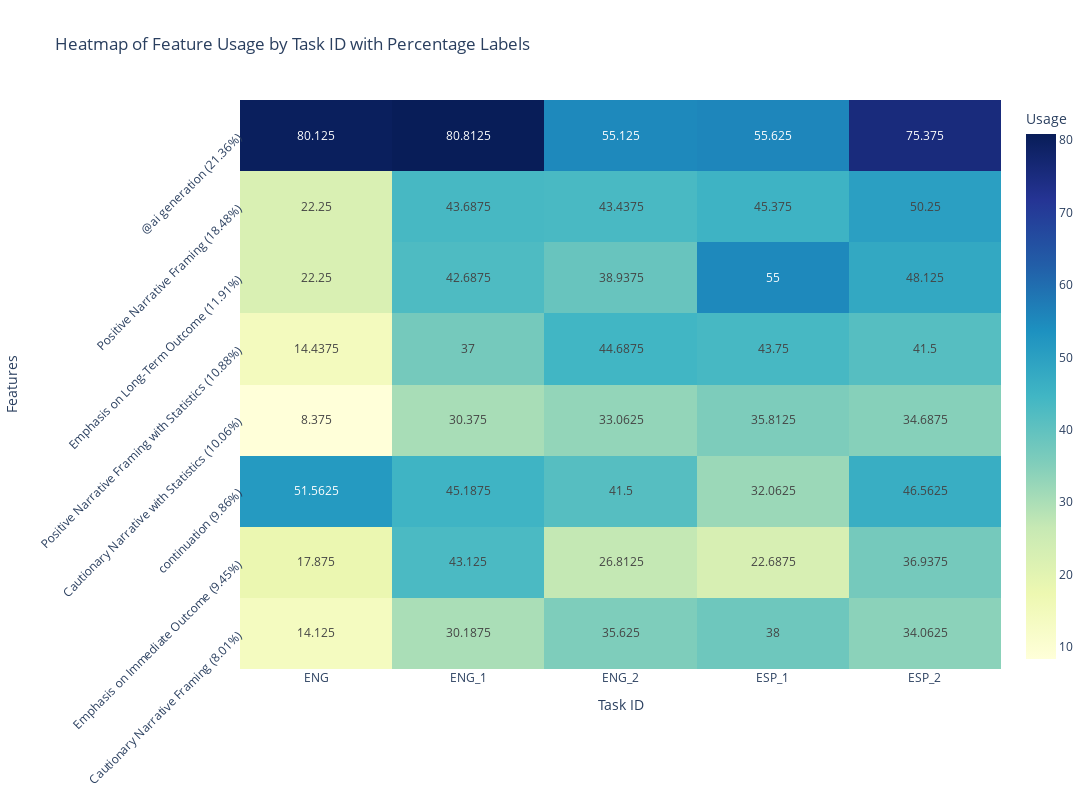

The notebook cell this image was saved under:
### Code cell
fig = px.imshow(grouped_feature_usage_sorted.T, 
                labels=dict(x="Task ID", y="Features", color="Usage"),
                # x=heatmap_data.columns,
                # y=heatmap_data.index,
                color_continuous_scale="YlGnBu",
                text_auto=True,
                aspect='auto')

# # Adjust the figure size to match the Seaborn plot
fig.update_layout(title="Heatmap of Feature Counts by Task ID",
                  xaxis_title="Task ID",
                  yaxis_title="Features",
                  width=1200,  # Set width to match Seaborn
                  height=800,  # Set height to match Seaborn
                  margin=dict(l=80, r=80, t=100, b=80))  # Adjust margi

fig.update_layout(
    title="Heatmap of Feature Usage by Task ID with Percentage Labels",
    xaxis_title="Task ID",
    yaxis_title="Features",
    yaxis_tickangle=-45
)

fig.write_image("../figures/results/stage2_usefulness_with_count.pdf")

fig.show()

### Figure 1 — Plotly figure (JSON) as saved in the notebook; plotly's stock layout.template omitted (floating-point values rounded to 4 significant figures)
{"data": [{"coloraxis": "coloraxis", "hovertemplate": "Task ID: %{x}<br>Features: %{y}<br>Usage: %{z}<extra></extra>", "name": "0", "texttemplate": "%{z}", "type": "heatmap", "x": ["ENG", "ENG_1", "ENG_2", "ESP_1", "ESP_2"], "xaxis": "x", "y": ["@ai generation (21.36%)", "Positive Narrative Framing (18.48%)", "Emphasis on Long-Term Outcome (11.91%)", "Positive Narrative Framing with Statistics (10.88%)", "Cautionary Narrative with Statistics (10.06%)", "continuation (9.86%)", "Emphasis on Immediate Outcome (9.45%)", "Cautionary Narrative Framing (8.01%)"], "yaxis": "y", "z": [[80.12, 80.81, 55.12, 55.62, 75.38], [22.25, 43.69, 43.44, 45.38, 50.25], [22.25, 42.69, 38.94, 55, 48.12], [14.44, 37, 44.69, 43.75, 41.5], [8.375, 30.38, 33.06, 35.81, 34.69], [51.56, 45.19, 41.5, 32.06, 46.56], [17.88, 43.12, 26.81, 22.69, 36.94], [14.12, 30.19, 35.62, 38, 34.06]]}], "layout": {"coloraxis": {"colorbar": {"title": {"text": "Usage"}}, "colorscale": [[0, "rgb(255,255,217)"], [0.125, "rgb(237,248,177)"], [0.25, "rgb(199,233,180)"], [0.375, "rgb(127,205,187)"], [0.5, "rgb(65,182,196)"], [0.625, "rgb(29,145,192)"], [0.75, "rgb(34,94,168)"], [0.875, "rgb(37,52,148)"], [1, "rgb(8,29,88)"]]}, "height": 800, "margin": {"b": 80, "l": 80, "r": 80, "t": 100}, "title": {"text": "Heatmap of Feature Usage by Task ID with Percentage Labels"}, "width": 1200, "xaxis": {"anchor": "y", "domain": [0, 1], "title": {"text": "Task ID"}}, "yaxis": {"anchor": "x", "autorange": "reversed", "domain": [0, 1], "tickangle": -45, "title": {"text": "Features"}}}}
